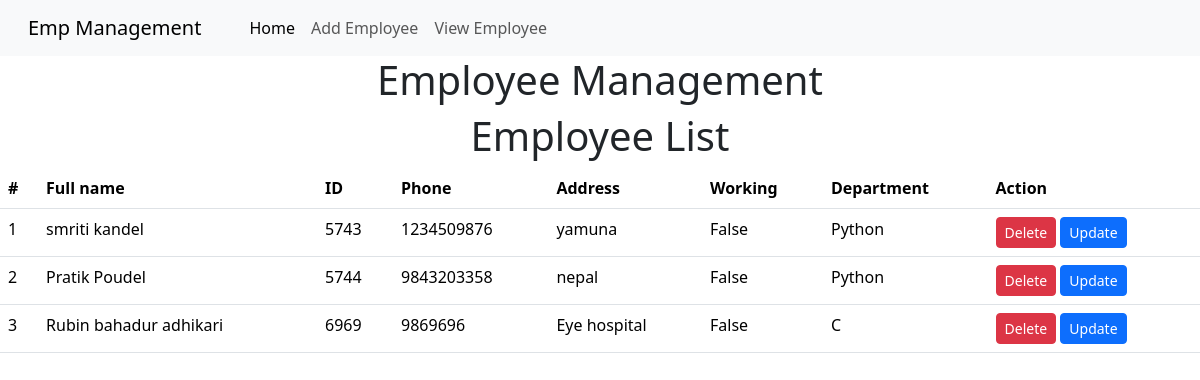
The page / on the database its author committed.
### home/models.py (models this page shows)
class Emp(models.Model):
    name = models.CharField(max_length = 200)
    emp_id = models.CharField(max_length=50)
    phone = models.CharField(max_length=50)
    address = models.CharField(max_length=150)
    working = models.BooleanField(default = True)
    department = models.CharField(max_length=50)

### home/views.py (the view)
# urls.py: path("", views.emp_home, name="home"),
def emp_home(request):
    emps = Emp.objects.all()
    return render(request , "index.html" , {
        'emps':emps
    })

### templates/index.html (shortened to what this page needs)
<!doctype html>
<html lang="en" dir="ltr">
  <head>
    <link rel="stylesheet" href="https://cdn.jsdelivr.net/npm/bootstrap@5.3.2/dist/css/bootstrap.rtl.min.css">
  </head>
  <body>
    {% include "navbar.html" %}
    <h1 class="text-center">Employee Management</h1>
    <h1 class="text-center">Employee List</h1>
    <table class="table">
      <thead>
        <tr>
          <th scope="col">#</th>
          <th scope="col">Full name</th>
          <th scope="col">ID</th>
          <th scope="col">Phone</th>
          <th scope="col">Address</th>
          <th scope="col">Working</th>
          <th scope="col">Department</th>
          <th scope="col">Action</th>
        </tr>
      </thead>
      <tbody>
        {% for e in emps  %}
        <tr>
          <td>{{forloop.counter}}</td>
          <td>{{e.name}}</td>
          <td>{{e.id}}</td>
          <td>{{e.phone}}</td>
          <td>{{e.address}}</td>
          <td>{{e.working}}</td>
          <td>{{e.department}}</td>
          <td>
            <a href="{% url 'delete_emp' e.id %}" class="btn btn-danger btn-sm">Delete</a>
            <a href="{% url 'update_emp' e.id %}" class="btn btn-primary btn-sm">Update</a>
          </td>
        </tr>
        {% endfor %}
      </tbody>
    </table>
  </body>
</html>

### templates/navbar.html (shortened to what this page needs)
<nav class="navbar navbar-expand-lg bg-body-tertiary">
    <div class="container-fluid">
      <a class="navbar-brand" href="/home/">Emp Management</a>
      <div class="collapse navbar-collapse" id="navbarNav">
        <ul class="navbar-nav">
          <li class="nav-item">
            <a class="nav-link active" aria-current="page" href="/home/">Home</a>
          </li>
          <li class="nav-item">
            <a class="nav-link" href="/add-emp/">Add Employee</a>
          </li>
          <li class="nav-item">
            <a class="nav-link" href="#">View Employee</a>
          </li>
        </ul>
      </div>
    </div>
  </nav>

### rows shown on the page
Emp: name "smriti kandel", id "5743", phone "1234509876", address "yamuna", working "False", department "Python"
Emp: name "Pratik Poudel", id "5744", phone "9843203358", address "nepal", working "False", department "Python"
Emp: name "Rubin bahadur adhikari", id "6969", phone "9869696", address "Eye hospital", working "False", department "C"
